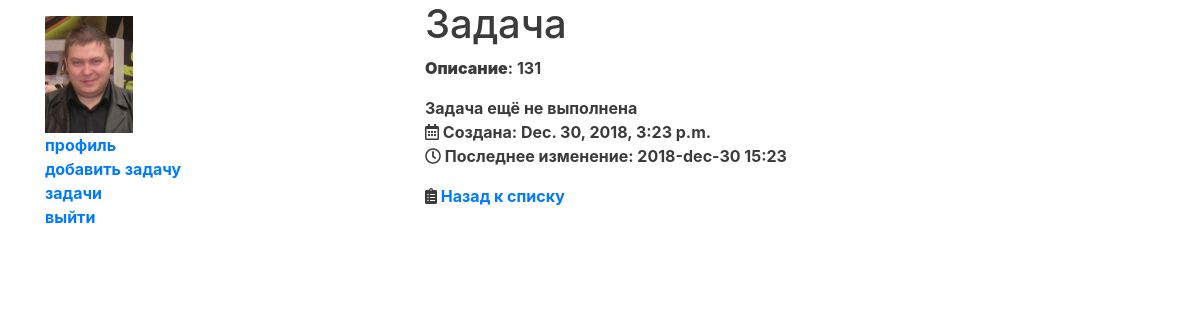
/tasks/details/131 (signed in), run on the app's committed database.
### accounts/models.py (models this page shows, shortened)
class Profile(models.Model):
    user = models.OneToOneField(User, on_delete=models.CASCADE)
    birthdate = models.DateField(blank=True, null=True)
    avatar = models.ImageField(upload_to='user_avatars/%Y/%m/%d', blank=True)

### tasks/models.py (models this page shows, shortened)
class TodoItem(models.Model):
    description = models.CharField(max_length=64)
    is_completed = models.BooleanField('выполнено', default=False)
    created = models.DateTimeField(auto_now_add=True)
    updated = models.DateTimeField(auto_now=True)
    owner = models.ForeignKey(
        User,
        on_delete=models.CASCADE,
        related_name='tasks')
    class Meta:
        ordering = ('-created',)

### tasks/views.py (the view)
# urls.py: path('details/<int:pk>', views.TaskDetailView.as_view(), name='details'),
class TaskDetailView(DetailView):
    model = TodoItem
    template_name = 'tasks/details.html'

### tasks/templates/tasks/details.html (shortened to what this page needs)
{% extends "base.html" %}
{% load static %}
{% block extra_head %}
  <link rel="stylesheet" href="https://use.fontawesome.com/releases/v5.15.3/css/all.css">
{% endblock %}
{% block main_content %}
  <h1>Задача</h1>
  <p><b>Описание</b>: {{ object.id }}</p>
  <ul>
    <li>
      {{ object.is_completed|yesno:"Задача выполнена, Задача ещё не выполнена" }}
    </li>
    <li><i class="far fa-calendar-alt"></i>&nbsp;Создана: {{ object.created }}</li>
    <li><i class="far fa-clock"></i>&nbsp;Последнее изменение: {{object.updated|date:'Y-b-d H:i'}}</li>
  </ul>
  <i class="fas fa-clipboard-list"></i>&nbsp;<a href="{% url 'tasks:list' %}">Назад к списку</a>
{% endblock %}

### templates/base.html (shortened to what this page needs)
{% load static %}
<html>
    <head>
        <link rel="stylesheet" href="{% static 'css/styles.css' %}">
        <link rel="stylesheet"
            href="https://stackpath.bootstrapcdn.com/bootstrap/4.2.1/css/bootstrap.min.css"
            integrity="sha384-
            GJzZqFGwb1QTTN6wy59ffF1BuGJpLSa9DkKMp0DgiMDm4iYMj70gZWKYbI706tWS"
>
        {% block extra_head %}{% endblock %}
    </head>
    <body>
    <div class="container">
        <div class="row">
            <div class="side_bar col">
                {% block side_bar %}
                    {% if user.is_authenticated %}
                        <img src="{{ user.profile.avatar.url }}" class="img-fluid">
                        <ul>
                            <li><a href="#">профиль</a></li>
                            <li><a href="{% url 'tasks:create' %}">добавить задачу</a></li>
                            <li><a href="{% url 'tasks:list' %}">задачи</a></li>
                            <li><a href="{% url 'logout' %}">выйти</a></li>
                        </ul>
                    {% endif %}
                {% endblock %}
            </div>
            <div class="main_content col-8">
                {% block main_content %}
                {% endblock %}
            </div>
        </div>
    </div>
    </body>
</html>

### static/css/styles.css (style rules this page uses)
.container { margin: 0 auto; min-width: 500px; width: 45%; text-align: left; color: #3b3b3b; font-weight: bold; }
ul { padding: 0; text-align: left; list-style: none; }

### data on the page
TodoItem: id "131", is_completed "Задача ещё не выполнена", created "Dec. 30, 2018, 3:23 p.m.", updated "2018-dec-30 15:23"
